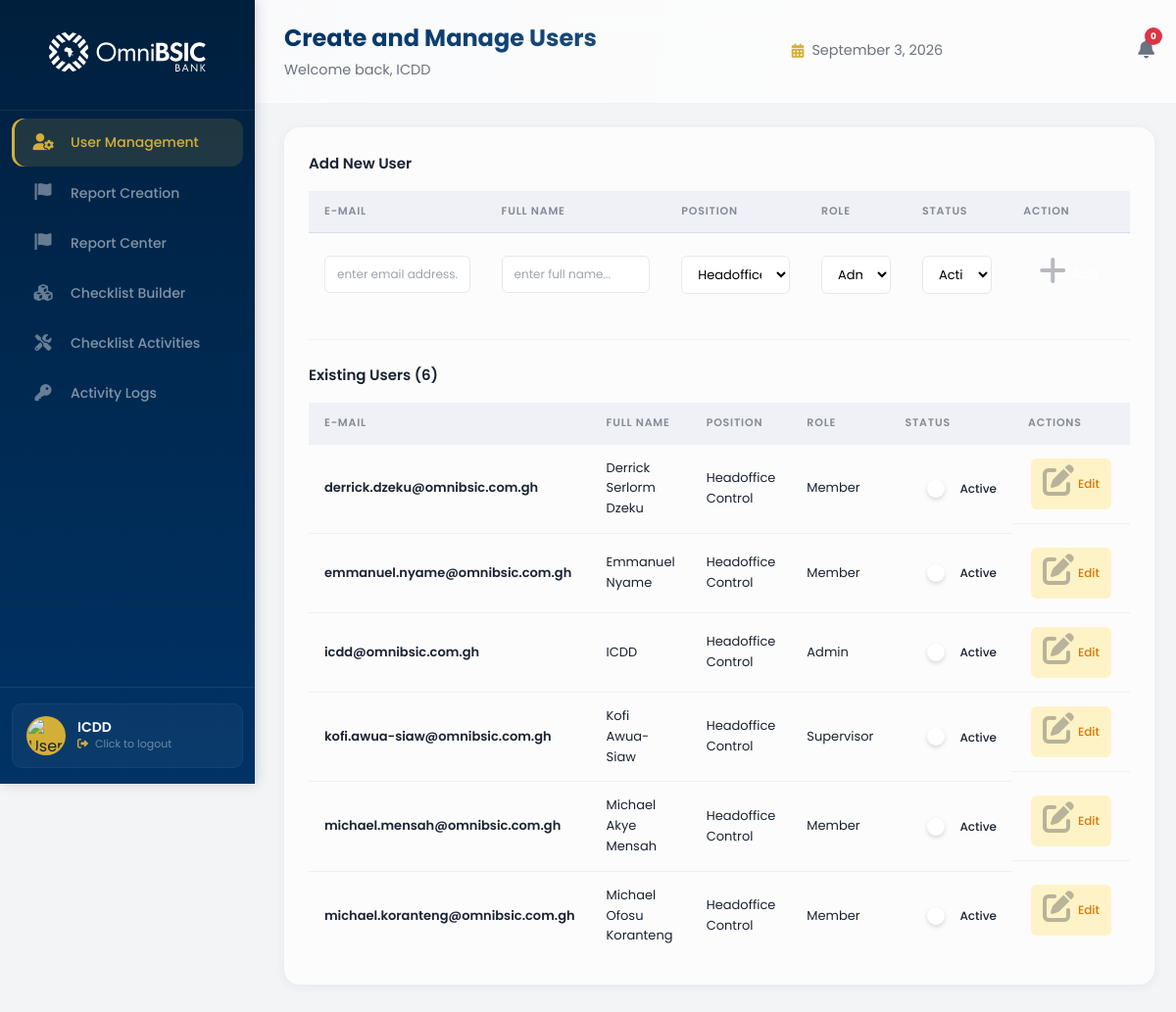
The app's page /adminboard/admin/ (signed in), older data.
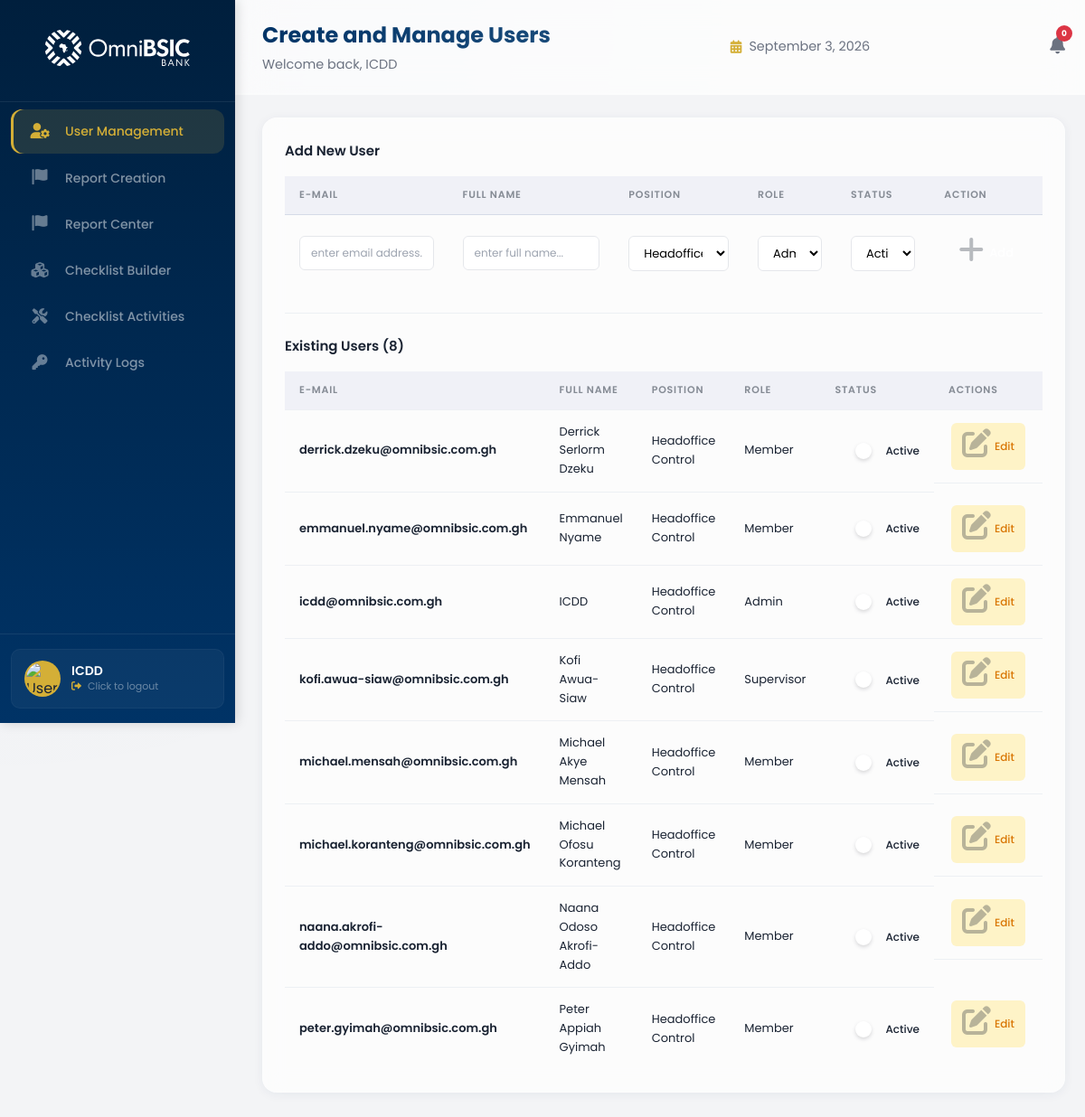
The same page, newer data.
### control_dashboard/models.py (models this page shows, shortened)
class UserProfile(models.Model):
    ROLE_CHOICES = [
        ('admin', 'Admin'),
        ('supervisor', 'Supervisor'),
        ('member', 'Member'),
    ]
    POSITION_CHOICES = [
        ('hc', 'Headoffice Control'),
        ('cc', 'Cluster Control'),
    ]
    STATUS_CHOICES = [
        ('active', 'Active'),
        ('inactive', 'Inactive'),
    ]
    user = models.OneToOneField(
        User,
        on_delete=models.CASCADE,
        related_name='profile',
        null=True,
        blank=True
    )
    email = models.EmailField(unique=True)
    full_name = models.CharField(max_length=200)
    username = models.CharField(max_length=150, unique=True, blank=True, null=True)
    position = models.CharField(max_length=50, choices=POSITION_CHOICES, default='member')
    role = models.CharField(max_length=50, choices=ROLE_CHOICES, default='member')
    status = models.CharField(max_length=50, choices=STATUS_CHOICES, default='active')
    created_at = models.DateTimeField(auto_now_add=True)
    updated_at = models.DateTimeField(auto_now=True)
    class Meta:
        db_table = 'user_profiles'
        ordering = ['full_name']

### control_dashboard/views.py (the view)
# urls.py: path('admin/', views.admin_page, name='admin_page'),
@login_required
def admin_page(request):
    try:
        user_profile = UserProfile.objects.get(email=request.user.email)
        if user_profile.role != 'admin':
            messages.error(request, 'You do not have permission to access this page.')
            return redirect_dashboard(request.user)
    except UserProfile.DoesNotExist:
        return redirect_dashboard(request.user)
    users = UserProfile.objects.all().order_by('full_name')
    positions = UserProfile.POSITION_CHOICES
    roles = UserProfile.ROLE_CHOICES
    statuses = UserProfile.STATUS_CHOICES
    context = {
        'user_profile': user_profile,
        'users': users,
        'positions': positions,
        'roles': roles,
        'statuses': statuses,
    }
    return render(request, 'control_dashboard/adminboard.html', context)

### control_dashboard/templates/control_dashboard/adminboard.html (shortened to what the changed rows need)
{% extends 'control_dashboard/base.html' %}
{% load static %}
{% block extra_css %}
<link rel="stylesheet" href="{% static 'stylesheets/admin.css' %}" type="text/css">
{% endblock %}
{% block page_title %}Create and Manage Users{% endblock %}
{% block content %}
<div class="table-container">
    <h4>Add New User</h4>
    <form id="addUserForm" onsubmit="addUser(event)">
        <table class="users-table">
            <thead>
                <tr>
                    <th>E-mail</th>
                    <th>Full Name</th>
                    <th>Position</th>
                    <th>Role</th>
                    <th>Status</th>
                    <th class="text-center">Action</th>
                </tr>
            </thead>
        </table>
    </form>
    <div class="table-divider"></div>
    <h4>Existing Users ({{ users|length }})</h4>
    <table class="users-table">
        <thead>
            <tr>
                <th>E-mail</th>
                <th>Full Name</th>
                <th>Position</th>
                <th>Role</th>
                <th>Status</th>
                <th class="text-center">Actions</th>
            </tr>
        </thead>
        <tbody>
            {% for user in users %}
            <tr id="user-row-{{ user.id }}">
                <td class="font-bold user-email" data-val="{{ user.email }}">{{ user.email }}</td>
                <td class="user-fullname" data-val="{{ user.full_name|default:'' }}">{{ user.full_name|default:"-" }}</td>
                <td class="user-position" data-val="{{ user.position }}">{{ user.get_position_display }}</td>
                <td class="user-role" data-val="{{ user.role }}">{{ user.get_role_display }}</td>
                <td>
                    <div class="status-toggle-container">
                        <label class="switch">
                            <span class="slider round"></span>
                        </label>
                        <span class="status-text" id="status-text-{{ user.id }}">
                            {{ user.get_status_display }}
                        </span>
                    </div>
                </td>
                <td class="text-center actions-cell">
                    <button class="btn-edit" onclick="editUser('{{ user.id }}')">
                        <i class="fas fa-edit"></i> Edit
                    </button>
                </td>
            </tr>
            {% endfor %}
        </tbody>
    </table>
</div>
{% endblock %}

### control_dashboard/templates/control_dashboard/base.html (shortened to what this page needs)
{% load static %}
<!DOCTYPE html>
<html>
    <head>
        <link rel="stylesheet" href="{% static 'stylesheets/base.css' %}" type="text/css">
        <link rel="stylesheet" href="https://cdnjs.cloudflare.com/ajax/libs/font-awesome/6.0.0-beta3/css/all.min.css">
        {% block extra_css %}{% endblock %}
    </head>
    <body>
        <div class="page-wrapper">
            <div class="nav-bar">
                <div class="logo">
                    <a href="{% block dashboard_url %}{% url 'control_dashboard:member_dashboard' %}{% endblock %}">
                        <img src="{% static 'images/OmniBSIC_Bank_Logo.svg' %}" alt="Bank Logo">
                    </a>
                </div>
                <ul class="nav-links">
                    {% block nav_links %}{% endblock %}
                </ul>
                <div class="nav-footer">
                    <div class="nav-profile-card" onclick="logoutUser()" style="cursor: pointer;" title="Click to logout">
                        <div class="nav-profile-img-wrapper">
                            <img src="{% static 'images/user-avatar.jpg' %}" alt="User Profile Image">
                        </div>
                        <div class="nav-profile-info">
                            <h4 class="nav-user-name">{{ user_profile.full_name|default:"User" }}</h4>
                            <p class="nav-user-role">
                                <i class="fas fa-sign-out-alt" style="font-size: 11px; margin-right: 4px;"></i>
                                Click to logout
                            </p>
                        </div>
                    </div>
                </div>
            </div>
            <div class="main-content-wrapper">
                <div class="top-header">
                    <div class="top-header-left">
                        <span class="page-title">{% block page_title %}Dashboard{% endblock %}</span>
                        {% block page_subtitle %}
                        <span class="page-subtitle">Welcome back, {{ user_profile.full_name|default:"User" }}</span>
                        {% endblock %}
                    </div>
                    {% block top_header_center %}
                    <div class="top-header-center">
                        <span class="header-date">
                            <i class="fas fa-calendar-alt"></i>
                            {% now "F j, Y" %}
                        </span>
                    </div>
                    {% endblock %}
                    <div class="top-header-right">
                        {% block top_header_right %}
                        <div class="header-notifications">
                            <i class="fas fa-bell"></i>
                            <span class="notification-badge">0</span>
                        </div>
                        {% endblock %}
                    </div>
                </div>
                <div class="main-content">
                    {% block content %}{% endblock %}
                </div>
            </div>
        </div>
    </body>
</html>

Row changes from the older to the newer data that the page shows:
added UserProfile: email "naana.akrofi-addo@omnibsic.com.gh", full_name "Naana Odoso Akrofi-Addo", position "Headoffice Control", role "Member", status "Active"
added UserProfile: email "peter.gyimah@omnibsic.com.gh", full_name "Peter Appiah Gyimah", position "Headoffice Control", role "Member", status "Active"
Text that changed along with them:
{{ users|length }}: "6" → "8"
